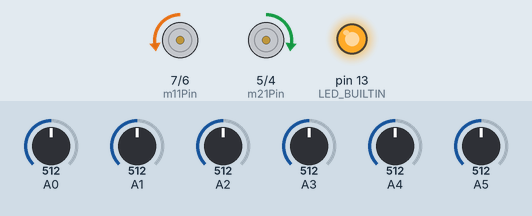
A sketch run on a simulated Arduino Uno, built with avr-gcc and run on an emulated ATmega328P. On the bench: motor-driver pin pairs drawn as motors (green arrow = first pin HIGH = forward, orange = second pin HIGH = backward, longer = more drive, scaled by the enable pin), output pins drawn as LEDs (lit = HIGH). The test bench sets the inputs (shaded band); at power-on: A0 = 512, A5 = 512, A4 = 512, A1 = 512, A2 = 512, A3 = 512.

Above: at 5.8 s.
5.9 s: A0 set to 583
7.4 s: A0 set to 614
At 8.6 s:
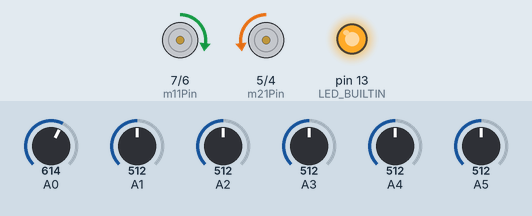
8.9 s: A5 set to 588
10.4 s: A5 set to 607
At 11.7 s:
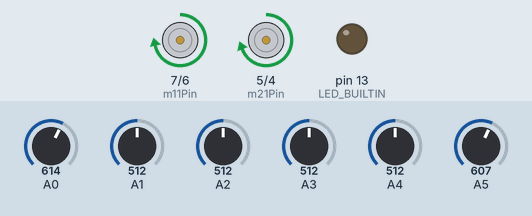
12.1 s: A4 set to 626
At 13.1 s:
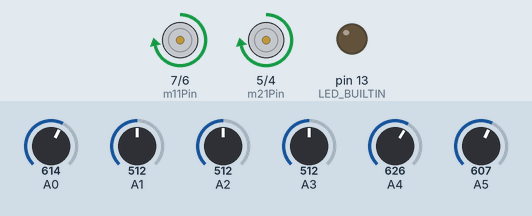
13.6 s: A4 set to 652
At 14.4 s:
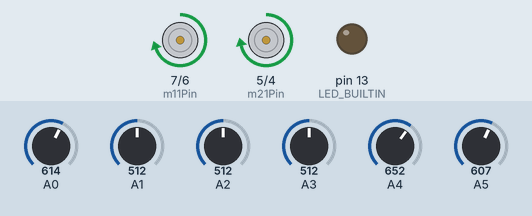
Timing chart, 0 to 53.3 s (numbered marks = the images above; inputs shaded):
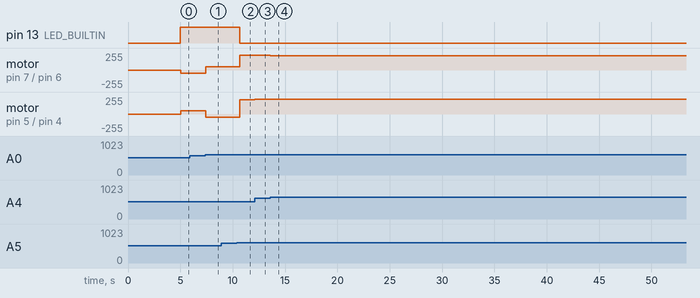

Measured:
- the behaviour switches between 600 and 601 on A0 (found by bisection; images 0 and 1)
- the behaviour switches between 600 and 601 on A5 (found by bisection; images 1 and 2)
- after the input at 5.9 s, every drawn part: stays the same
- after the input at 7.4 s, motor on pin 7 (m11Pin) / pin 6 (m12Pin): backward 50/255 → forward 50/255 at once; motor on pin 5 (m21Pin) / pin 4 (m22Pin): forward 50/255 → backward 50/255 at once
- after the input at 8.9 s, every drawn part: stays the same
- after the input at 10.4 s, pin 13 (LED_BUILTIN): HIGH → LOW after 0.28 s; motor on pin 7 (m11Pin) / pin 6 (m12Pin): forward 50/255 → forward 220/255 after 0.29 s; motor on pin 5 (m21Pin) / pin 4 (m22Pin): backward 50/255 → forward 212/255 after 0.29 s
- after the input at 12.1 s, motor on pin 5 (m21Pin) / pin 4 (m22Pin): forward 212/255 → forward 220/255 at once
- after the input at 13.6 s, motor on pin 7 (m11Pin) / pin 6 (m12Pin): forward 220/255 → forward 213/255 at once, → forward 212/255 1.4 s later, → forward 211/255 36.9 s later

The sketch:

lineF.ino
```cpp
#include <QTRSensors.h>

// Motor Pins
const int m11Pin = 7;
const int m12Pin = 6;
const int m21Pin = 5;
const int m22Pin = 4;
const int m1Enable = 11;
const int m2Enable = 10;

// Motor Speed
int m1Speed = 0;
int m2Speed = 0;

// PID Controller Variables
float kp = 8;
float ki = 0.0001;
float kd = 2;
int p = 1;
int i = 0;
int d = 0;
int error = 0;
int lastError = 0;

// Motor Speed constants
const int maxSpeed = 255;
const int minSpeed = -200;
const int baseSpeed = 220;

QTRSensors qtr;
const int sensorCount = 6;
int sensorValues[sensorCount];
int sensors[sensorCount] = { 0, 0, 0, 0, 0, 0 };

bool m1 = false;
bool m2 = false;

// constants used for calibration.
const int maxNumberOfMoves = 10;
const int sensorCalibrationBound = 600;


void setup() {
  // pinMode setup
  pinMode(m11Pin, OUTPUT);
  pinMode(m12Pin, OUTPUT);
  pinMode(m21Pin, OUTPUT);
  pinMode(m22Pin, OUTPUT);
  pinMode(m1Enable, OUTPUT);
  pinMode(m2Enable, OUTPUT);

  qtr.setTypeAnalog();
  qtr.setSensorPins((const uint8_t[]){ A0, A1, A2, A3, A4, A5 }, sensorCount);
  delay(5000); // small delay to allow the user to place the robot on the ground
  pinMode(LED_BUILTIN, OUTPUT);

  digitalWrite(LED_BUILTIN, HIGH); // turn on Arduino's LED to indicate we are in calibration mode
  calibrate();
  digitalWrite(LED_BUILTIN, LOW); // turn off Arduino's LED

  Serial.begin(9600);
}


void loop() {
  int error = map(qtr.readLineBlack(sensorValues), 0, 5000, -50, 50);

  pidControl(error);
  setMotorSpeed(m2Speed, m1Speed);
}


void calibrate() {
  int speed = 50;
  int state = 1;
  int numberOfMoves = 0;

  while (numberOfMoves < maxNumberOfMoves) {
    qtr.calibrate();
    qtr.read(sensorValues);

    if (state == 1) {
      // Check if the leftmost sensor value is below the calibrated threshold
      if (sensorValues[0] < sensorCalibrationBound) {
        // Adjust motor speeds to turn left.
        setMotorSpeed(-speed, speed);
      } else {
        // If leftmost sensor is not below the threshold, transition to state 2
        state = 2;
      }
    }
    if (state == 2) {
      // Check if the rightmost sensor value is below the calibrated threshold
      if (sensorValues[5] < sensorCalibrationBound) {
        // Adjust motor speeds to turn right
        setMotorSpeed(speed, -speed);
      } else {
        // If rightmost sensor is not below the threshold, transition back to state 1 and increment the number of moves
        state = 1;
        numberOfMoves++;
      }
    }
  }
}


void pidControl(float error) {
  p = error;
  i = i + error;
  d = error - lastError;
  lastError = error;

  int motorSpeed = kp * p + ki * i + kd * d;

  m1Speed = baseSpeed;
  m2Speed = baseSpeed;

  if (error < 0) {
    m1Speed += motorSpeed;
  } else if (error > 0) {
    m2Speed -= motorSpeed;
  }

  m1Speed = constrain(m1Speed, minSpeed, maxSpeed);
  m2Speed = constrain(m2Speed, minSpeed, maxSpeed);
}


void setMotorSpeed(int motor1Speed, int motor2Speed) {
  // motor1Speed = -motor1Speed;
  // motor2Speed = -motor2Speed;
  if (motor1Speed == 0) {
    digitalWrite(m11Pin, LOW);
    digitalWrite(m12Pin, LOW);
    analogWrite(m1Enable, motor1Speed);
  } else {
    if (motor1Speed > 0) {
      digitalWrite(m11Pin, HIGH);
      digitalWrite(m12Pin, LOW);
      analogWrite(m1Enable, motor1Speed);
    }
    if (motor1Speed < 0) {
      digitalWrite(m11Pin, LOW);
      digitalWrite(m12Pin, HIGH);
      analogWrite(m1Enable, -motor1Speed);
    }
  }
  if (motor2Speed == 0) {
    digitalWrite(m21Pin, LOW);
    digitalWrite(m22Pin, LOW);
    analogWrite(m2Enable, motor2Speed);
  } else {
    if (motor2Speed > 0) {
      digitalWrite(m21Pin, HIGH);
      digitalWrite(m22Pin, LOW);
      analogWrite(m2Enable, motor2Speed);
    }
    if (motor2Speed < 0) {
      digitalWrite(m21Pin, LOW);
      digitalWrite(m22Pin, HIGH);
      analogWrite(m2Enable, -motor2Speed);
    }
  }
}
```
